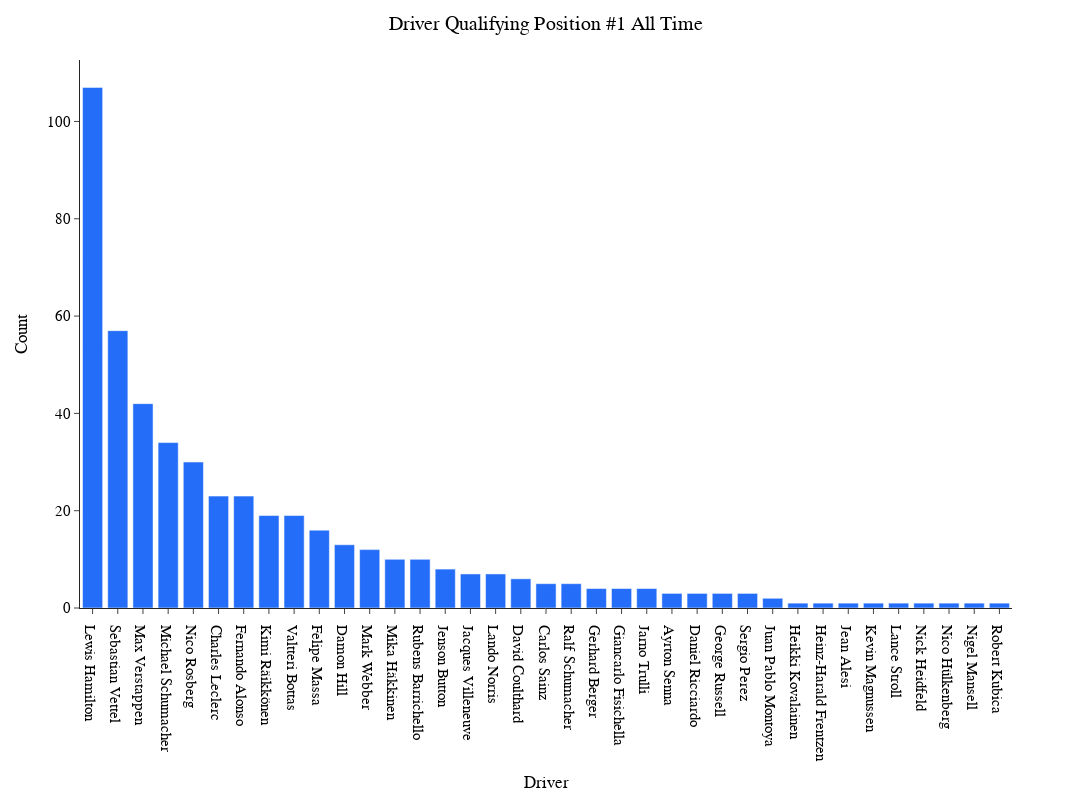

Write notebook code for a chart like this one.
### Code cell
fig_lap_qualy=px.bar(grouped2_qualy, 
           x="Driver", 
           y="Count", 
        #    facet_col='Position', facet_col_wrap=1, 
           height=800,
           width=1400,
           template='simple_white',
            color_discrete_map={
                 "HAM": "#6CD3BF",
                 "VER": "#3860C6",
                 "OCO": "#2293D1",
                 "NOR": "#F58020",
                 "MAG": "#B6BABD",
                 "ALB": "#37BEDD",
                 "BOT": "#C92D4B",
                 "LEC": "#F91536",
                 "VET": "#358C75",
                 "GAS": "#5E8FAA",
                 "RUS": "#6CD3BF",
                 "PER": "#3860C6",
                 "ALO": "#2293D1",
                 "RIC": "#F58020",
                 "MSC": "#B6BABD",
                 "LAT": "#37BEDD",
                 "ZHO": "#C92D4B",
                 "SAI": "#F91536",
                 "STR": "#358C75",
                 "TSU": "#5E8FAA"
                 }
        )
fig_lap_qualy.update_layout(
    hoverlabel=dict(
        bgcolor="white",
        font_size=16,
        font_family="PT Sans Narrow"
    ),
    title="Driver Qualifying Position #1 All Time",
    title_x=0.5,
    yaxis = dict(tickfont = dict(size=15)),
    xaxis = dict(tickfont = dict(size=15),
                 tickmode = 'linear',
    tick0 = 1,
    dtick = 1),
    font=dict(
        family="PT Sans Narrow",
        size=14,
        color="Black"
    ),
    title_font_family="PT Sans Narrow"
)
fig_lap_qualy.update_traces(marker_color='#246DF8')

### Figure 1 — Plotly figure (JSON) as saved in the notebook; plotly's stock layout.template omitted (floating-point values rounded to 4 significant figures)
{"data": [{"alignmentgroup": "True", "hovertemplate": "Driver=%{x}<br>Count=%{y}<extra></extra>", "legendgroup": "", "marker": {"color": "#246DF8", "pattern": {"shape": ""}}, "name": "", "offsetgroup": "", "orientation": "v", "showlegend": false, "textposition": "auto", "type": "bar", "x": ["Lewis Hamilton", "Sebastian Vettel", "Max Verstappen", "Michael Schumacher", "Nico Rosberg", "Charles Leclerc", "Fernando Alonso", "Kimi Räikkönen", "Valtteri Bottas", "Felipe Massa", "Damon Hill", "Mark Webber", "Mika Häkkinen", "Rubens Barrichello", "Jenson Button", "Jacques Villeneuve", "Lando Norris", "David Coulthard", "Carlos Sainz", "Ralf Schumacher", "Gerhard Berger", "Giancarlo Fisichella", "Jarno Trulli", "Ayrton Senna", "Daniel Ricciardo", "George Russell", "Sergio Perez", "Juan Pablo Montoya", "Heikki Kovalainen", "Heinz-Harald Frentzen", "Jean Alesi", "Kevin Magnussen", "Lance Stroll", "Nick Heidfeld", "Nico Hülkenberg", "Nigel Mansell", "Robert Kubica"], "xaxis": "x", "y": [107, 57, 42, 34, 30, 23, 23, 19, 19, 16, 13, 12, 10, 10, 8, 7, 7, 6, 5, 5, 4, 4, 4, 3, 3, 3, 3, 2, 1, 1, 1, 1, 1, 1, 1, 1, 1], "yaxis": "y"}], "layout": {"barmode": "relative", "font": {"color": "Black", "family": "PT Sans Narrow", "size": 14}, "height": 800, "hoverlabel": {"bgcolor": "white", "font": {"family": "PT Sans Narrow", "size": 16}}, "legend": {"tracegroupgap": 0}, "margin": {"t": 60}, "title": {"font": {"family": "PT Sans Narrow"}, "text": "Driver Qualifying Position #1 All Time", "x": 0.5}, "width": 1400, "xaxis": {"anchor": "y", "domain": [0, 1], "dtick": 1, "tick0": 1, "tickfont": {"size": 15}, "tickmode": "linear", "title": {"text": "Driver"}}, "yaxis": {"anchor": "x", "domain": [0, 1], "tickfont": {"size": 15}, "title": {"text": "Count"}}}}
